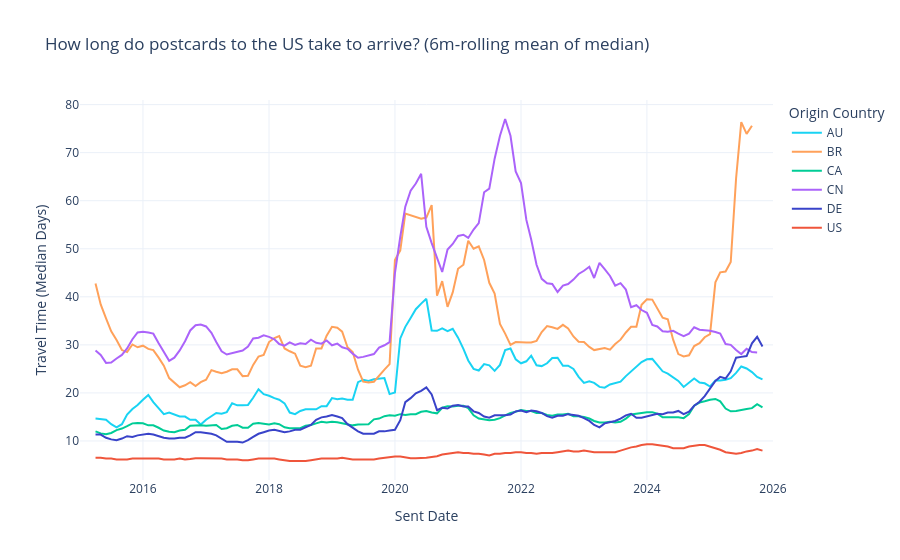

Notebook code cell kept with this figure:
### Code cell
# Travel time

color_map = {
    "US": "#EF553B",  
    "DE": "#3943C9",  
    "CA": "#00CC96",  
    "CN": "#AB63FA",  
    "BR": "#FFA15A",  
    "AU": "#19D3F3",  
    "RU": "#D6CD45"    
}

monthly_data = df_us.groupby(['country_id_origin', pd.Grouper(key="sent_date", freq="MS")])['travel_time_days'].median().reset_index()
monthly_data['rolling_mean'] = monthly_data.groupby('country_id_origin')['travel_time_days'].transform(lambda x: x.rolling(window=6, center=True).mean())

fig = px.line(
    monthly_data,
    x="sent_date",
    y="rolling_mean",
    color="country_id_origin",
    title="How long do postcards to the US take to arrive? (6m-rolling mean of median)",
    labels={"sent_date": "Sent Date",
            "rolling_mean": "Travel Time (Median Days)",
            "country_id_origin": "Origin Country"},
    color_discrete_map=color_map,
    template="plotly_white",
    render_mode="svg"
)

fig.update_traces(mode="lines", marker=dict(size=4))
fig.update_layout(hovermode="x unified") 

fig.show();

### Figure 1 — Plotly figure (JSON) as saved in the notebook; plotly's stock layout.template omitted (floating-point values rounded to 4 significant figures; data arrays with more than 128 entries replaced by an {"elided": "..."} marker saying what was removed)
{"data": [{"hovertemplate": "Origin Country=AU<br>Sent Date=%{x}<br>Travel Time (Median Days)=%{y}<extra></extra>", "legendgroup": "AU", "line": {"color": "#19D3F3", "dash": "solid"}, "marker": {"size": 4, "symbol": "circle"}, "mode": "lines", "name": "AU", "orientation": "v", "showlegend": true, "type": "scatter", "x": {"elided": "132 str values"}, "xaxis": "x", "y": {"elided": "132 float values"}, "yaxis": "y"}, {"hovertemplate": "Origin Country=BR<br>Sent Date=%{x}<br>Travel Time (Median Days)=%{y}<extra></extra>", "legendgroup": "BR", "line": {"color": "#FFA15A", "dash": "solid"}, "marker": {"size": 4, "symbol": "circle"}, "mode": "lines", "name": "BR", "orientation": "v", "showlegend": true, "type": "scatter", "x": {"elided": "129 str values"}, "xaxis": "x", "y": {"elided": "129 float values"}, "yaxis": "y"}, {"hovertemplate": "Origin Country=CA<br>Sent Date=%{x}<br>Travel Time (Median Days)=%{y}<extra></extra>", "legendgroup": "CA", "line": {"color": "#00CC96", "dash": "solid"}, "marker": {"size": 4, "symbol": "circle"}, "mode": "lines", "name": "CA", "orientation": "v", "showlegend": true, "type": "scatter", "x": {"elided": "133 str values"}, "xaxis": "x", "y": {"elided": "133 float values"}, "yaxis": "y"}, {"hovertemplate": "Origin Country=CN<br>Sent Date=%{x}<br>Travel Time (Median Days)=%{y}<extra></extra>", "legendgroup": "CN", "line": {"color": "#AB63FA", "dash": "solid"}, "marker": {"size": 4, "symbol": "circle"}, "mode": "lines", "name": "CN", "orientation": "v", "showlegend": true, "type": "scatter", "x": {"elided": "132 str values"}, "xaxis": "x", "y": {"elided": "132 float values"}, "yaxis": "y"}, {"hovertemplate": "Origin Country=DE<br>Sent Date=%{x}<br>Travel Time (Median Days)=%{y}<extra></extra>", "legendgroup": "DE", "line": {"color": "#3943C9", "dash": "solid"}, "marker": {"size": 4, "symbol": "circle"}, "mode": "lines", "name": "DE", "orientation": "v", "showlegend": true, "type": "scatter", "x": {"elided": "133 str values"}, "xaxis": "x", "y": {"elided": "133 float values"}, "yaxis": "y"}, {"hovertemplate": "Origin Country=US<br>Sent Date=%{x}<br>Travel Time (Median Days)=%{y}<extra></extra>", "legendgroup": "US", "line": {"color": "#EF553B", "dash": "solid"}, "marker": {"size": 4, "symbol": "circle"}, "mode": "lines", "name": "US", "orientation": "v", "showlegend": true, "type": "scatter", "x": {"elided": "133 str values"}, "xaxis": "x", "y": {"elided": "133 float values"}, "yaxis": "y"}], "layout": {"hovermode": "x unified", "legend": {"title": {"text": "Origin Country"}, "tracegroupgap": 0}, "title": {"text": "How long do postcards to the US take to arrive? (6m-rolling mean of median)"}, "xaxis": {"anchor": "y", "domain": [0, 1], "title": {"text": "Sent Date"}}, "yaxis": {"anchor": "x", "domain": [0, 1], "title": {"text": "Travel Time (Median Days)"}}}}
